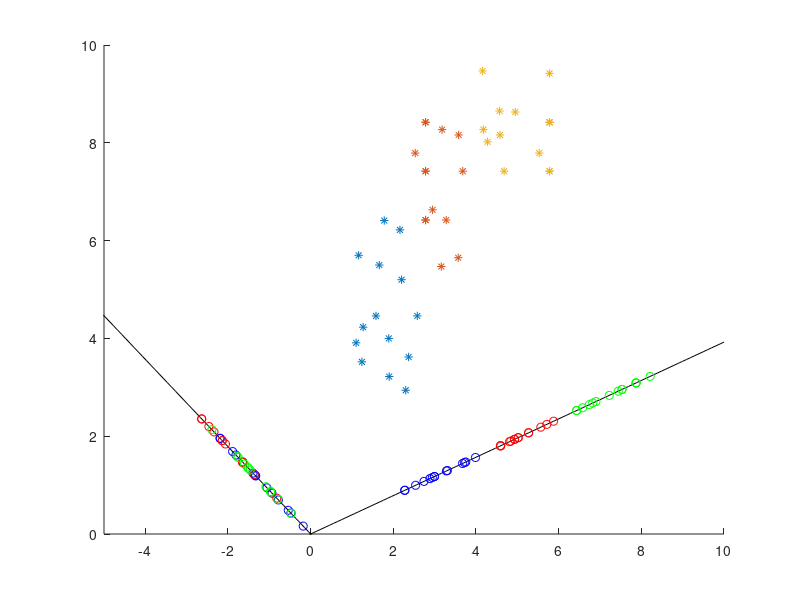
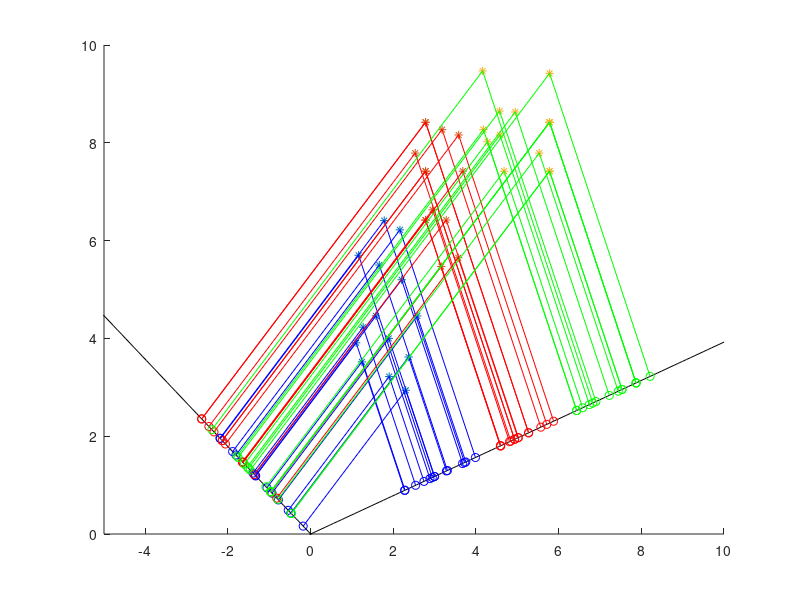

MATLAB code to generate these figures, in order:
clc,clear,close all;
figure;
hold on;
blue = load('ex3Data/ex3blue.dat'); % 14x2
red = load('ex3Data/ex3red.dat');
green = load('ex3Data/ex3green.dat');

blue = blue';
red = red';
green = green';

miu_blue = mean(blue,2);
miu_red = mean(red,2);
miu_green = mean(green,2);
miu = (size(blue,2).*miu_blue+size(red,2).*miu_red+size(green,2).*miu_green)./(size(blue,2)+size(red,2)+size(green,2));

sw = (blue-miu_blue)*(blue-miu_blue)'+(red-miu_red)*(red-miu_red)'+(green-miu_green)*(green-miu_green)';
sb = size(blue,2)*(miu_blue-miu)*(miu_blue-miu)'+size(red,2)*(miu_red-miu)*(miu_red-miu)'+size(green,2)*(miu_green-miu)*(miu_green-miu)';
[v, d] = eig(inv(sw)*sb);
[diag_d,idx] = sort(diag(d));
d = d(idx,idx);
v = v(:,idx);

u1 = v(:,2)./sqrt(sum(v(:,2).^2))
blue_projection = u1*u1'*blue;
red_projection = u1*u1'*red;
green_projection = u1*u1'*green;
u2 = v(:,1)./sqrt(sum(v(:,1).^2))
blue_projection2 = u2*u2'*blue;
red_projection2 = u2*u2'*red;
green_projection2 = u2*u2'*green;

x = linspace(-10,10,200);
y1 = x.*u1(2)./u1(1);
y2 = x.*u2(2)./u2(1);

plot(x,y1,'k');
plot(x,y2,'k');
scatter(blue(1,:),blue(2,:),'*b');
scatter(red(1,:),red(2,:),'*r');
scatter(green(1,:),green(2,:),'*g');
scatter(blue_projection(1,:),blue_projection(2,:),'b');
scatter(red_projection(1,:),red_projection(2,:),'r');
scatter(green_projection(1,:),green_projection(2,:),'g');
scatter(blue_projection2(1,:),blue_projection2(2,:),'b');
scatter(red_projection2(1,:),red_projection2(2,:),'r');
scatter(green_projection2(1,:),green_projection2(2,:),'g');
axis([-5 10 0 10]);

figure;
hold on;
scatter(blue(1,:),blue(2,:),'*b');
scatter(red(1,:),red(2,:),'*r');
scatter(green(1,:),green(2,:),'*g');
plot(x,y1,'k');
plot(x,y2,'k');
scatter(blue_projection(1,:),blue_projection(2,:),'b');
scatter(red_projection(1,:),red_projection(2,:),'r');
scatter(green_projection(1,:),green_projection(2,:),'g');
line([blue(1,:);blue_projection(1,:)],[blue(2,:);blue_projection(2,:)],'Color','blue');
line([red(1,:);red_projection(1,:)],[red(2,:);red_projection(2,:)],'Color','red');
line([green(1,:);green_projection(1,:)],[green(2,:);green_projection(2,:)],'Color','green');
scatter(blue_projection2(1,:),blue_projection2(2,:),'b');
scatter(red_projection2(1,:),red_projection2(2,:),'r');
scatter(green_projection2(1,:),green_projection2(2,:),'g');
line([blue(1,:);blue_projection2(1,:)],[blue(2,:);blue_projection2(2,:)],'Color','blue');
line([red(1,:);red_projection2(1,:)],[red(2,:);red_projection2(2,:)],'Color','red');
line([green(1,:);green_projection2(1,:)],[green(2,:);green_projection2(2,:)],'Color','green');
axis([-5 10 0 10]);